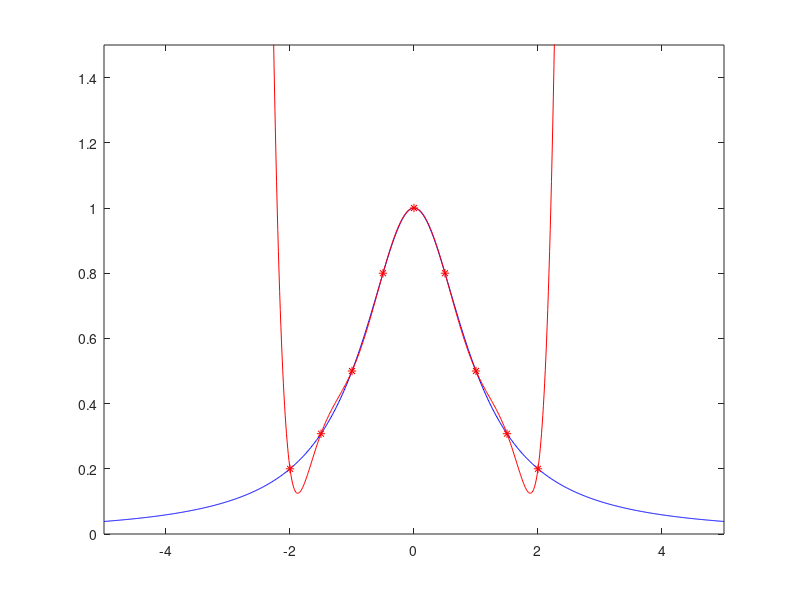

Write MATLAB code to recreate this figure.
a=-2;
b=2;

k=9;
xn=linspace(a,b,9);
x=linspace(-5,5,1000);

y=(1./(1+x.^2));
yn=(1./(1+xn.^2));
%plot(x,y,'b',xn,yn,'ro')
A=ones(k,1);
for i=1:(k-1)
  A=[A,xn'.^i];
end
C=inv(A)*yn';
A=ones(1000,1);
for i=1:(k-1)
  A=[A,x'.^i];
end
PK=A*C;
plot(x,y,'b',xn,yn,'r*',x,PK,'r')
axis([-5,5,0,1.5])